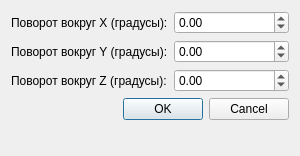
<?xml version="1.0" encoding="UTF-8"?>
<ui version="4.0">
 <class>RotateObjectDialog</class>
 <widget class="QDialog" name="RotateObjectDialog">
  <property name="geometry">
   <rect>
    <x>0</x>
    <y>0</y>
    <width>300</width>
    <height>156</height>
   </rect>
  </property>
  <property name="minimumSize">
   <size>
    <width>300</width>
    <height>150</height>
   </size>
  </property>
  <property name="windowTitle">
   <string>Поворот объекта</string>
  </property>
  <layout class="QFormLayout" name="formLayout">
   <item row="0" column="0">
    <widget class="QLabel" name="labelX">
     <property name="text">
      <string>Поворот вокруг X (градусы):</string>
     </property>
    </widget>
   </item>
   <item row="0" column="1">
    <widget class="QDoubleSpinBox" name="xSpinBox">
     <property name="minimum">
      <double>-360.000000000000000</double>
     </property>
     <property name="maximum">
      <double>360.000000000000000</double>
     </property>
     <property name="singleStep">
      <double>0.000000000000000</double>
     </property>
     <property name="value">
      <double>0.000000000000000</double>
     </property>
    </widget>
   </item>
   <item row="1" column="0">
    <widget class="QLabel" name="labelY">
     <property name="text">
      <string>Поворот вокруг Y (градусы):</string>
     </property>
    </widget>
   </item>
   <item row="1" column="1">
    <widget class="QDoubleSpinBox" name="ySpinBox">
     <property name="minimum">
      <double>-360.000000000000000</double>
     </property>
     <property name="maximum">
      <double>360.000000000000000</double>
     </property>
     <property name="singleStep">
      <double>0.000000000000000</double>
     </property>
     <property name="value">
      <double>0.000000000000000</double>
     </property>
    </widget>
   </item>
   <item row="2" column="0">
    <widget class="QLabel" name="labelZ">
     <property name="text">
      <string>Поворот вокруг Z (градусы):</string>
     </property>
    </widget>
   </item>
   <item row="2" column="1">
    <widget class="QDoubleSpinBox" name="zSpinBox">
     <property name="minimum">
      <double>-360.000000000000000</double>
     </property>
     <property name="maximum">
      <double>360.000000000000000</double>
     </property>
     <property name="singleStep">
      <double>0.000000000000000</double>
     </property>
     <property name="value">
      <double>0.000000000000000</double>
     </property>
    </widget>
   </item>
   <item row="3" column="0" colspan="2">
    <widget class="QDialogButtonBox" name="buttonBox">
     <property name="standardButtons">
      <set>QDialogButtonBox::Cancel|QDialogButtonBox::Ok</set>
     </property>
    </widget>
   </item>
  </layout>
 </widget>
 <resources/>
 <connections>
  <connection>
   <sender>buttonBox</sender>
   <signal>accepted()</signal>
   <receiver>RotateObjectDialog</receiver>
   <slot>accept()</slot>
   <hints>
    <hint type="sourcelabel">
     <x>20</x>
     <y>20</y>
    </hint>
    <hint type="destinationlabel">
     <x>20</x>
     <y>20</y>
    </hint>
   </hints>
  </connection>
  <connection>
   <sender>buttonBox</sender>
   <signal>rejected()</signal>
   <receiver>RotateObjectDialog</receiver>
   <slot>reject()</slot>
   <hints>
    <hint type="sourcelabel">
     <x>20</x>
     <y>20</y>
    </hint>
    <hint type="destinationlabel">
     <x>20</x>
     <y>20</y>
    </hint>
   </hints>
  </connection>
 </connections>
</ui>
